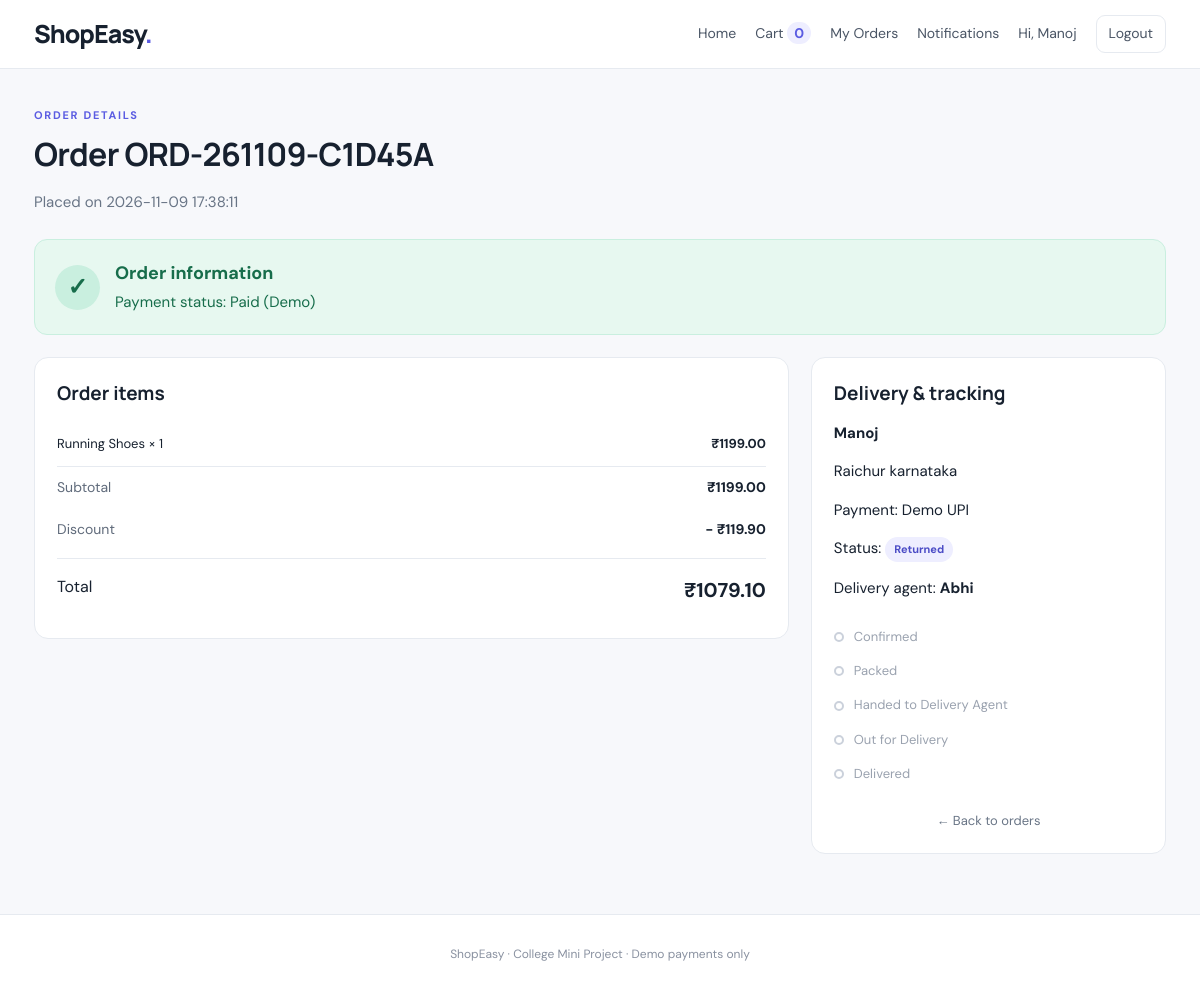
The page /order/1 (signed in) on the database its author committed.
### tables this page shows
CREATE TABLE orders(id INTEGER PRIMARY KEY AUTOINCREMENT, order_number TEXT UNIQUE NOT NULL, user_id INTEGER NOT NULL, customer_name TEXT NOT NULL, address TEXT NOT NULL, payment_method TEXT NOT NULL, payment_status TEXT NOT NULL, subtotal REAL NOT NULL, discount REAL NOT NULL, total REAL NOT NULL, status TEXT NOT NULL DEFAULT 'Confirmed', created_at TEXT NOT NULL, assigned_agent_id INTEGER REFERENCES users(id), handed_over_at TEXT, delivered_at TEXT, FOREIGN KEY(user_id) REFERENCES users(id));

CREATE TABLE order_items(id INTEGER PRIMARY KEY AUTOINCREMENT, order_id INTEGER NOT NULL, product_id INTEGER NOT NULL, product_name TEXT NOT NULL, quantity INTEGER NOT NULL, unit_price REAL NOT NULL, FOREIGN KEY(order_id) REFERENCES orders(id), FOREIGN KEY(product_id) REFERENCES products(id));

CREATE TABLE users(id INTEGER PRIMARY KEY AUTOINCREMENT, name TEXT NOT NULL, email TEXT UNIQUE NOT NULL, password TEXT NOT NULL, role TEXT NOT NULL DEFAULT 'customer');

### app.py (the view)
@app.route('/order/<int:order_id>')
@login_required
def order_detail(order_id):
    conn=get_db(); order=conn.execute('SELECT * FROM orders WHERE id=?'+('' if session.get('role')=='admin' else ' AND user_id=?'),(order_id,) if session.get('role')=='admin' else (order_id,session['user_id'])).fetchone()
    if not order: conn.close(); flash('Order not found.','danger'); return redirect(url_for('orders'))
    items=conn.execute('SELECT * FROM order_items WHERE order_id=?',(order_id,)).fetchall(); agent=conn.execute('SELECT name,email FROM users WHERE id=?',(order['assigned_agent_id'],)).fetchone() if order['assigned_agent_id'] else None
    conn.close(); return render_template('order_detail.html',order=order,items=items,agent=agent)

### app.py (called while the page is built)
def csrf_token():
    if '_csrf' not in session:
        session['_csrf'] = secrets.token_urlsafe(32)
    return session['_csrf']

@app.context_processor
def inject_globals():
    return {'cart_count': sum(int(q) for q in session.get('cart', {}).values()), 'csrf_token': csrf_token,
            'return_window_days': RETURN_WINDOW_DAYS, 'razorpay_key_id': os.environ.get('RAZORPAY_KEY_ID')}

@app.before_request
def protect_post_requests():
    if request.method == 'POST':
        supplied = request.form.get('_csrf_token', '') or request.headers.get('X-CSRF-Token', '')
        expected = session.get('_csrf', '')
        if not supplied or not expected or not hmac.compare_digest(supplied, expected):
            abort(400, description='Security token missing or expired. Refresh the page and try again.')

def get_db():
    conn = sqlite3.connect(DB_PATH, timeout=15)
    conn.row_factory = sqlite3.Row
    conn.execute('PRAGMA foreign_keys=ON')
    return conn

def login_required(fn):
    @wraps(fn)
    def wrapper(*a, **kw):
        if 'user_id' not in session:
            flash('Please log in to continue.', 'warning'); return redirect(url_for('login'))
        return fn(*a, **kw)
    return wrapper

### templates/order_detail.html (shortened to what this page needs)
{% extends "base.html" %}{% block content %}<div class="page-heading"><p class="eyebrow">ORDER DETAILS</p><h1>Order {{ order.order_number }}</h1><p class="muted">Placed on {{ order.created_at }}</p></div><div class="confirmation-banner"><div class="check-circle">✓</div><div><h2>Order information</h2><p>Payment status: {{ order.payment_status }}</p></div></div><div class="checkout-layout"><section class="panel"><h2>Order items</h2>{% for item in items %}<div class="mini-item"><span>{{ item.product_name }} × {{ item.quantity }}</span><strong>₹{{ "%.2f"|format(item.unit_price*item.quantity) }}</strong></div>{% endfor %}<div class="summary-row"><span>Subtotal</span><strong>₹{{ "%.2f"|format(order.subtotal) }}</strong></div><div class="summary-row"><span>Discount</span><strong>− ₹{{ "%.2f"|format(order.discount) }}</strong></div><div class="summary-row total-row"><span>Total</span><strong>₹{{ "%.2f"|format(order.total) }}</strong></div></section><aside class="summary-card"><h2>Delivery & tracking</h2><p><strong>{{ order.customer_name }}</strong></p><p>{{ order.address }}</p><p>Payment: {{ order.payment_method }}</p><p>Status: <span class="status-pill">{{ order.status }}</span></p>{% if agent %}<p>Delivery agent: <strong>{{ agent.name }}</strong></p>{% endif %}<div class="tracking-steps">{% for s in ['Confirmed','Packed','Handed to Delivery Agent','Out for Delivery','Delivered'] %}<div class="tracking-step "><span></span>{{ s }}</div>{% endfor %}</div><a class="back-link" href="{{ url_for('orders') }}">← Back to orders</a></aside></div>{% endblock %}

### templates/base.html (shortened to what this page needs)
<!doctype html><html lang="en"><head><link rel="stylesheet" href="{{ url_for('static',filename='style.css') }}"></head><body>
<header class="site-header"><div class="nav-wrap"><a class="logo" href="{{ url_for('index') }}">ShopEasy<span>.</span></a><nav><a href="{{ url_for('index') }}">Home</a><a href="{{ url_for('cart') }}">Cart <b class="cart-count">{{ cart_count }}</b></a>{% if session.get('user_id') %}<a href="{{ url_for('orders') }}">My Orders</a>{% if session.get('role')=='admin' %}<a href="{{ url_for('admin_dashboard') }}">Admin</a>{% elif session.get('role')=='delivery' %}<a href="{{ url_for('delivery_dashboard') }}">Deliveries</a>{% endif %}<a href="{{ url_for('notifications') }}">Notifications</a><span>Hi, {{ session.get('name') }}</span><a class="nav-login" href="{{ url_for('logout') }}">Logout</a>{% else %}<a href="{{ url_for('login') }}">Login</a><a class="nav-login" href="{{ url_for('register') }}">Register</a>{% endif %}</nav></div></header>
<main class="container">{% block content %}{% endblock %}</main><footer><p>ShopEasy · College Mini Project · Demo payments only</p></footer></body></html>

### static/style.css (style rules this page uses)
:root { --ink:#17212f;--muted:#697586;--line:#e6eaf0;--bg:#f7f8fb;--primary:#5b5ce2;--primary-dark:#4647c6;--red:#c24141 }
* { box-sizing:border-box }
body { margin:0;background:var(--bg);color:var(--ink);font:15px/1.55 'DM Sans',Arial,sans-serif }
a { color:inherit;text-decoration:none }
.site-header { background:#fff;border-bottom:1px solid var(--line);position:sticky;top:0;z-index:5 }
.nav-wrap { max-width:1180px;margin:auto;padding:15px 24px;display:flex;align-items:center;justify-content:space-between;gap:24px }
.logo { font:800 25px Manrope,sans-serif;letter-spacing:-1px }
.logo span { color:var(--primary) }
nav { display:flex;align-items:center;gap:19px;flex-wrap:wrap;font-size:14px;color:#4a5565 }
.nav-login { padding:7px 12px;border:1px solid var(--line);border-radius:9px }
.cart-count { background:#eeeeff;color:var(--primary);padding:2px 7px;border-radius:20px }
.container { max-width:1180px;margin:auto;padding:28px 24px 60px;min-height:78vh }
.eyebrow { font-size:11px;letter-spacing:1.7px;font-weight:700;color:var(--primary);margin:0 0 8px }
.section-head h2,.page-heading h1 { font:700 28px Manrope,sans-serif;letter-spacing:-.7px;margin:0 }
.muted { color:var(--muted) }
.page-heading { margin:10px 0 25px }
.page-heading h1 { font-size:32px;margin-bottom:5px }
.cart-layout,.checkout-layout { display:grid;grid-template-columns:minmax(0,1.7fr) minmax(270px,.8fr);gap:22px;align-items:start }
.panel,.summary-card { background:white;border:1px solid var(--line);border-radius:14px;padding:22px }
.summary-card h2,.panel h2 { font:700 19px Manrope,sans-serif;margin:0 0 16px }
.summary-row { display:flex;justify-content:space-between;gap:12px;padding:10px 0;color:#606b7b;font-size:14px }
.summary-row strong { color:var(--ink) }
.total-row { border-top:1px solid var(--line);margin-top:7px;padding-top:16px;font-size:16px;color:var(--ink) }
.total-row strong { font-size:20px }
.back-link { display:block;text-align:center;color:var(--muted);font-size:13px;margin-top:17px }
.mini-item { display:flex;justify-content:space-between;gap:14px;padding:12px 0;border-bottom:1px solid var(--line);font-size:13px }
.mini-item strong { white-space:nowrap }
.confirmation-banner { display:flex;gap:15px;align-items:center;background:#e7f8f0;border:1px solid #c9efdf;padding:20px;border-radius:13px;margin-bottom:22px;color:#176d4b }
.check-circle { width:45px;height:45px;border-radius:50%;display:grid;place-items:center;background:#c9efdf;font-size:24px;font-weight:700 }
.confirmation-banner h2 { margin:0 0 3px;font-size:18px }
.confirmation-banner p { margin:0 }
.status-pill { display:inline-block;background:#eeeeff;color:#4b4cc6;padding:4px 9px;border-radius:20px;font-size:11px;font-weight:700;white-space:nowrap }
.tracking-steps { margin:20px 0 }
.tracking-step { display:flex;align-items:center;gap:10px;padding:7px 0;color:#9aa2af;font-size:13px }
.tracking-step span { width:10px;height:10px;border-radius:50%;border:2px solid #cbd1db }
footer { background:white;border-top:1px solid var(--line);text-align:center;padding:18px;color:#8991a0;font-size:12px }

### rows shown on the page
orders: get "Manoj", order_number "ORD-261109-C1D45A", created_at "2026-11-09 17:38:11", payment_status "Paid (Demo)", subtotal "1199.00", discount "119.90", total "1079.10", customer_name "Manoj", address "Raichur karnataka", payment_method "Demo UPI", status "Returned"
order_items: product_name "Running Shoes", quantity "1", item.unit_price*item.quantity "1199.00"
users: name "Abhi"

### other values the page prints
{{ cart_count }} "0"
{{ s }} "Confirmed" "Packed" "Handed to Delivery Agent" "Out for Delivery" "Delivered"
